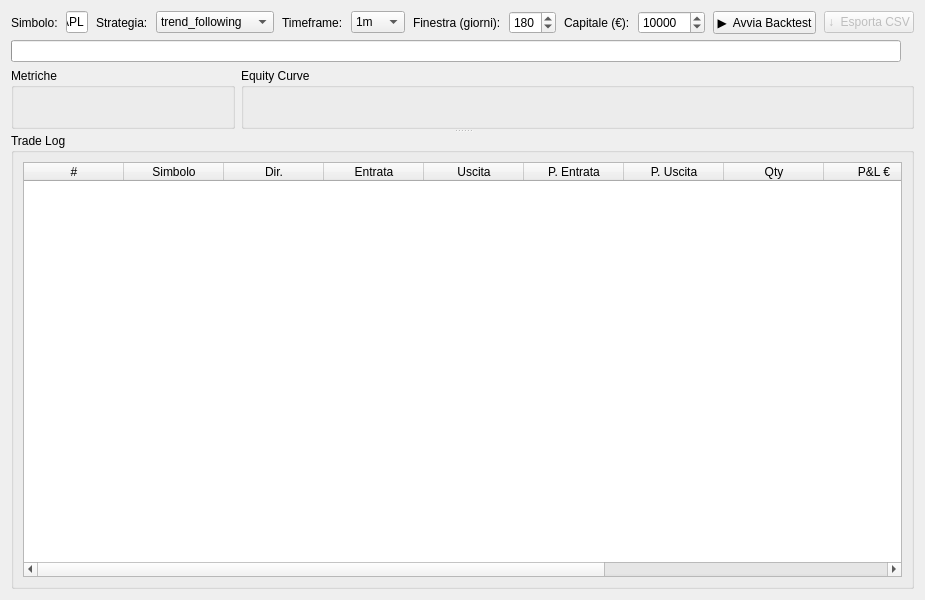
<?xml version="1.0" encoding="UTF-8"?>
<!--
  backtest_panel.ui
  Nota: _metrics_group e _chart_group sono QGroupBox senza layout interno.
  Il layout viene creato dinamicamente in Python:
    - _metrics_group → QGridLayout con _MetricBox widgets
    - _chart_group   → QVBoxLayout con pg.PlotWidget
  Questo perché _MetricBox è un widget custom e pg.PlotWidget
  richiede configurazione runtime (setConfigOption, legend, etc.)
-->
<ui version="4.0">
 <class>BacktestPanel</class>
 <widget class="QWidget" name="BacktestPanel">
  <property name="geometry">
   <rect><x>0</x><y>0</y><width>900</width><height>600</height></rect>
  </property>

  <layout class="QVBoxLayout" name="rootLayout">
   <property name="spacing"><number>6</number></property>

   <!-- ── Controls row ────────────────────────────────────────────────── -->
   <item>
    <layout class="QHBoxLayout" name="controlsLayout">
     <property name="spacing"><number>8</number></property>

     <item><widget class="QLabel" name="lbl_sym"><property name="text"><string>Simbolo:</string></property></widget></item>
     <item>
      <widget class="QLineEdit" name="_sym_input">
       <property name="text"><string>AAPL</string></property>
       <property name="minimumWidth"><number>90</number></property>
       <property name="maximumWidth"><number>90</number></property>
      </widget>
     </item>

     <item><widget class="QLabel" name="lbl_strat"><property name="text"><string>Strategia:</string></property></widget></item>
     <item>
      <widget class="QComboBox" name="_strat_combo">
       <item><property name="text"><string>trend_following</string></property></item>
       <item><property name="text"><string>mean_reversion</string></property></item>
       <item><property name="text"><string>breakout</string></property></item>
       <item><property name="text"><string>scalping</string></property></item>
       <item><property name="text"><string>ai_ensemble</string></property></item>
      </widget>
     </item>

     <item><widget class="QLabel" name="lbl_tf"><property name="text"><string>Timeframe:</string></property></widget></item>
     <item>
      <widget class="QComboBox" name="_tf_combo">
       <item><property name="text"><string>1m</string></property></item>
       <item><property name="text"><string>5m</string></property></item>
       <item><property name="text"><string>15m</string></property></item>
       <item><property name="text"><string>1h</string></property></item>
       <item><property name="text"><string>4h</string></property></item>
       <item><property name="text"><string>1d</string></property></item>
      </widget>
     </item>

     <item><widget class="QLabel" name="lbl_days"><property name="text"><string>Finestra (giorni):</string></property></widget></item>
     <item>
      <widget class="QSpinBox" name="_days_spin">
       <property name="minimum"><number>30</number></property>
       <property name="maximum"><number>730</number></property>
       <property name="value"><number>180</number></property>
      </widget>
     </item>

     <item><widget class="QLabel" name="lbl_cap"><property name="text"><string>Capitale (€):</string></property></widget></item>
     <item>
      <widget class="QDoubleSpinBox" name="_cap_spin">
       <property name="minimum"><double>100.000000</double></property>
       <property name="maximum"><double>10000000.000000</double></property>
       <property name="singleStep"><double>1000.000000</double></property>
       <property name="decimals"><number>0</number></property>
       <property name="value"><double>10000.000000</double></property>
      </widget>
     </item>

     <item>
      <spacer name="controlsSpacer">
       <property name="orientation"><enum>Qt::Horizontal</enum></property>
       <property name="sizeHint" stdset="0"><size><width>40</width><height>20</height></size></property>
      </spacer>
     </item>

     <item>
      <widget class="QPushButton" name="_btn_run">
       <property name="text"><string>▶  Avvia Backtest</string></property>
       <property name="minimumHeight"><number>32</number></property>
       <property name="maximumHeight"><number>32</number></property>
      </widget>
     </item>
     <item>
      <widget class="QPushButton" name="_btn_export">
       <property name="text"><string>↓  Esporta CSV</string></property>
       <property name="enabled"><bool>false</bool></property>
       <property name="minimumHeight"><number>32</number></property>
       <property name="maximumHeight"><number>32</number></property>
      </widget>
     </item>
    </layout>
   </item>

   <!-- ── Progress row ────────────────────────────────────────────────── -->
   <item>
    <layout class="QHBoxLayout" name="progressLayout">
     <property name="spacing"><number>6</number></property>
     <item>
      <widget class="QProgressBar" name="_progress">
       <property name="minimum"><number>0</number></property>
       <property name="maximum"><number>100</number></property>
       <property name="value"><number>0</number></property>
       <property name="visible"><bool>false</bool></property>
       <property name="minimumHeight"><number>6</number></property>
       <property name="maximumHeight"><number>6</number></property>
       <property name="textVisible"><bool>false</bool></property>
      </widget>
     </item>
     <item>
      <widget class="QLabel" name="_lbl_status">
       <property name="text"><string/></property>
       <property name="minimumWidth"><number>300</number></property>
       <property name="maximumWidth"><number>300</number></property>
      </widget>
     </item>
    </layout>
   </item>

   <!-- ── Splitter ────────────────────────────────────────────────────── -->
   <item>
    <widget class="QSplitter" name="_splitter">
     <property name="orientation"><enum>Qt::Vertical</enum></property>

     <!-- Top pane: metrics + equity chart -->
     <widget class="QWidget" name="_top_pane">
      <layout class="QHBoxLayout" name="topPaneLayout">
       <property name="spacing"><number>6</number></property>
       <item>
        <!-- _metrics_group: nessun layout, creato in Python (_build_metrics_grid) -->
        <widget class="QGroupBox" name="_metrics_group">
         <property name="title"><string>Metriche</string></property>
         <property name="sizePolicy">
          <sizepolicy hsizetype="Expanding" vsizetype="Expanding">
           <horstretch>1</horstretch><verstretch>0</verstretch>
          </sizepolicy>
         </property>
        </widget>
       </item>
       <item>
        <!-- _chart_group: nessun layout, creato in Python (_build_chart_content) -->
        <widget class="QGroupBox" name="_chart_group">
         <property name="title"><string>Equity Curve</string></property>
         <property name="sizePolicy">
          <sizepolicy hsizetype="Expanding" vsizetype="Expanding">
           <horstretch>3</horstretch><verstretch>0</verstretch>
          </sizepolicy>
         </property>
        </widget>
       </item>
      </layout>
     </widget>

     <!-- Bottom pane: trade log -->
     <widget class="QGroupBox" name="_log_group">
      <property name="title"><string>Trade Log</string></property>
      <layout class="QVBoxLayout" name="logLayout">
       <item>
        <widget class="QTableWidget" name="_trade_table">
         <property name="columnCount"><number>12</number></property>
         <property name="alternatingRowColors"><bool>true</bool></property>
         <property name="editTriggers"><set>QAbstractItemView::NoEditTriggers</set></property>
         <property name="selectionBehavior"><enum>QAbstractItemView::SelectRows</enum></property>
         <attribute name="horizontalHeaderStretchLastSection"><bool>true</bool></attribute>
         <column><property name="text"><string>#</string></property></column>
         <column><property name="text"><string>Simbolo</string></property></column>
         <column><property name="text"><string>Dir.</string></property></column>
         <column><property name="text"><string>Entrata</string></property></column>
         <column><property name="text"><string>Uscita</string></property></column>
         <column><property name="text"><string>P. Entrata</string></property></column>
         <column><property name="text"><string>P. Uscita</string></property></column>
         <column><property name="text"><string>Qty</string></property></column>
         <column><property name="text"><string>P&amp;L €</string></property></column>
         <column><property name="text"><string>P&amp;L %</string></property></column>
         <column><property name="text"><string>Motivo</string></property></column>
         <column><property name="text"><string>Barre</string></property></column>
        </widget>
       </item>
      </layout>
     </widget>

    </widget>
   </item>

  </layout>
 </widget>
 <resources/>
 <connections/>
</ui>
